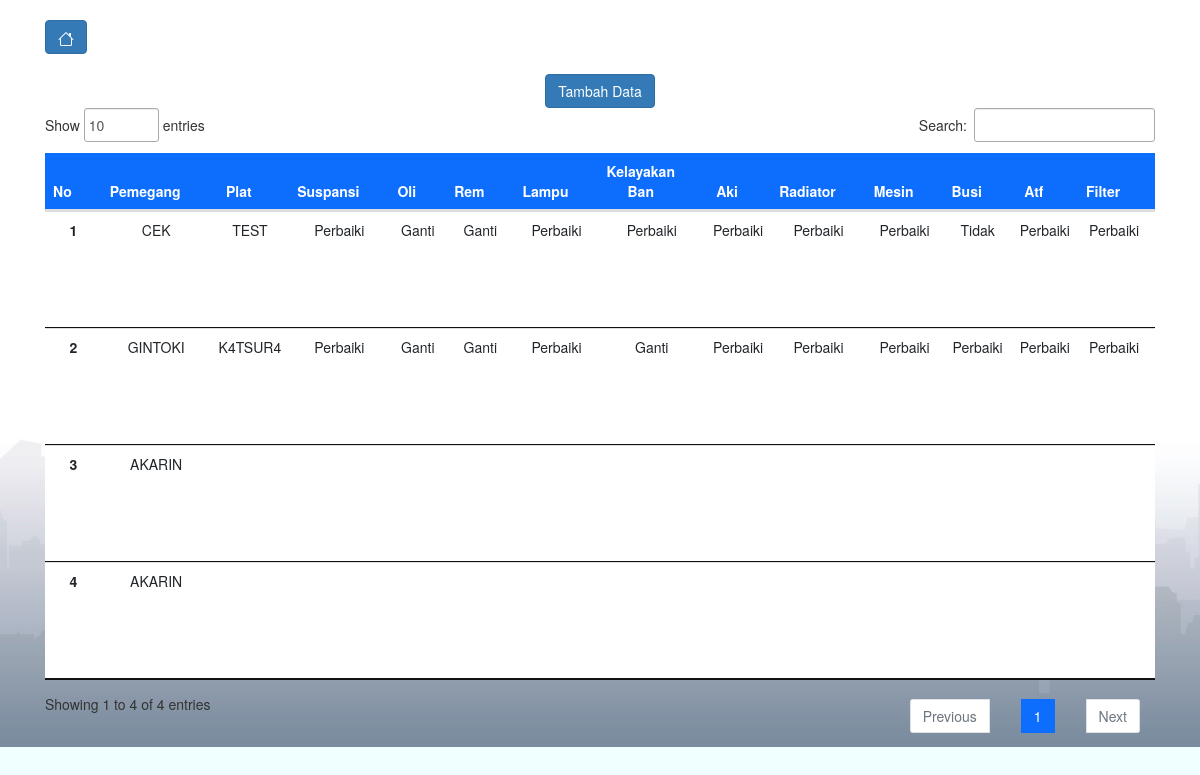
The page /index.php/pemeriksaan on the database its author committed.
### tables this page shows
CREATE TABLE `tbl_perawatan` (
  `id_perawatan` int(11) NOT NULL,
  `pemegang_kendaraan` varchar(32) NOT NULL,
  `plat` varchar(11) NOT NULL,
  `pemeriksaan_suspansi` varchar(11) NOT NULL,
  `pemeriksaan_oli` varchar(11) NOT NULL,
  `pemeriksaan_rem` varchar(11) NOT NULL,
  `pemeriksaan_lampu` varchar(11) NOT NULL,
  `pemeriksaan_kelayakan_ban` varchar(11) NOT NULL,
  `pemeriksaan_aki` varchar(11) NOT NULL,
  `pemeriksaan_radiator` varchar(11) NOT NULL,
  `pemeriksaan_mesin` varchar(11) NOT NULL,
  `pemeriksaan_busi` varchar(11) NOT NULL,
  `pemeriksaan_atf` varchar(11) NOT NULL,
  `pemeriksaan_filter_udara` varchar(11) NOT NULL,
  `pemeriksaan_karet_wiper` varchar(11) NOT NULL,
  `km_terakhir` varchar(11) NOT NULL,
  `tanggal_perawatan` varchar(32) NOT NULL,
  `bukti` varchar(100) NOT NULL,
  `keterangan` varchar(99) NOT NULL
);

### application/controllers/pemeriksaan.php (called while the page is built, shortened)
<?php
class pemeriksaan extends CI_Controller{
 function __construct(){
 $this->load->model('pemeriksaan_model');
 }
 function index(){
 $data['pemeriksaan'] = $this->pemeriksaan_model->get_pemeriksaan();
 $this->load->view('pemeriksaan_view',$data);
 }
}

### index.php (called while the page is built, shortened)
<?php
require_once BASEPATH.'core/CodeIgniter.php';

### application/models/pemeriksaan_model.php (called while the page is built, shortened)
<?php
class pemeriksaan_model extends CI_Model{
 function get_pemeriksaan(){
 $result = $this->db->get('tbl_perawatan');
 return $result;
 }
}

### application/views/pemeriksaan_view.php (the view, shortened to what this page needs)
<!DOCTYPE html>
<html lang="en">
 <head>
 <link href="<?php echo base_url('assets/css/bootstrap.min.css');?>" rel="stylesheet">
 <link href="<?php echo base_url('assets/css/jquery.dataTables.min.css');?>" rel="stylesheet">
 <link href="<?php echo base_url('assets/css/datatables.min.css');?>" rel="stylesheet">
 </head>
<body>
<div class="container">
<div style="margin-top: 20px;" align="left" >
 <a href="<?php echo site_url('home/');?>" button type="submit" class="btn btn-primary"></a>
 </div>
<div style="margin-top: 20px;" align="center" >
 <a href="<?php echo site_url('pemeriksaan/add_new/');?>" button type="submit" class="btn btn-primary">Tambah Data</a>
 </div>
 <div class="table-container">
 <table id="tableaku" class="table table-hover" >
 <thead>
	<tr style="align:center" class="bg-primary">
		<th >No</th>
<th>Pemegang</th>
<th>Plat</th>
<th> Suspansi</th>
<th> Oli</th>
<th> Rem</th>
<th> Lampu</th>
<th class="text-center"> Kelayakan Ban</th>
<th> Aki</th>
<th> Radiator</th>
<th> Mesin</th>
<th>Busi</th>
<th>Atf</th>
<th>Filter</th>
<th>Karet</th>
	</tr>
  </thead>
  <tbody>
 <?php
 $count = 0;
 foreach ($pemeriksaan->result() as $row) :
 $count++;
 ?>
 <tr>
 <th scope="row"><?php echo $count;?></th>
 <td style="text-transform:uppercase"><?php echo $row->pemegang_kendaraan;?></td>
 <td style="text-transform:uppercase"><?php echo $row->plat?></td>
 <td><?php echo $row->pemeriksaan_suspansi;?></td>
 <td><?php echo $row->pemeriksaan_oli;?></td>
  <td><?php echo $row->pemeriksaan_rem;?></td>
 <td><?php echo $row->pemeriksaan_lampu;?></td>
  <td><?php echo $row->pemeriksaan_kelayakan_ban;?></td>
  <td><?php echo $row->pemeriksaan_aki;?></td>
 <td><?php echo $row->pemeriksaan_radiator;?></td>
  <td><?php echo $row->pemeriksaan_mesin;?></td>
  <td><?php echo $row->pemeriksaan_busi;?></td>
  <td><?php echo $row->pemeriksaan_atf;?></td>
  <td><?php echo $row->pemeriksaan_filter_udara;?></td>
  <td><?php echo $row->pemeriksaan_karet_wiper;?></td>
 </tr>
 <?php endforeach;?>
 </tbody>
 </table>
 </div>
 </div>
 </body>
</html>

### rows shown on the page
tbl_perawatan: pemegang_kendaraan "CEK", plat "TEST", pemeriksaan_suspansi "Perbaiki", pemeriksaan_oli "Ganti", pemeriksaan_rem "Ganti", pemeriksaan_lampu "Perbaiki", pemeriksaan_kelayakan_ban "Perbaiki", pemeriksaan_aki "Perbaiki", pemeriksaan_radiator "Perbaiki", pemeriksaan_mesin "Perbaiki", pemeriksaan_busi "Tidak", pemeriksaan_atf "Perbaiki", pemeriksaan_filter_udara "Perbaiki"
tbl_perawatan: pemegang_kendaraan "GINTOKI", plat "K4TSUR4", pemeriksaan_suspansi "Perbaiki", pemeriksaan_oli "Ganti", pemeriksaan_rem "Ganti", pemeriksaan_lampu "Perbaiki", pemeriksaan_kelayakan_ban "Ganti", pemeriksaan_aki "Perbaiki", pemeriksaan_radiator "Perbaiki", pemeriksaan_mesin "Perbaiki", pemeriksaan_busi "Perbaiki", pemeriksaan_atf "Perbaiki", pemeriksaan_filter_udara "Perbaiki"
tbl_perawatan: pemegang_kendaraan "AKARIN"
tbl_perawatan: pemegang_kendaraan "AKARIN"
